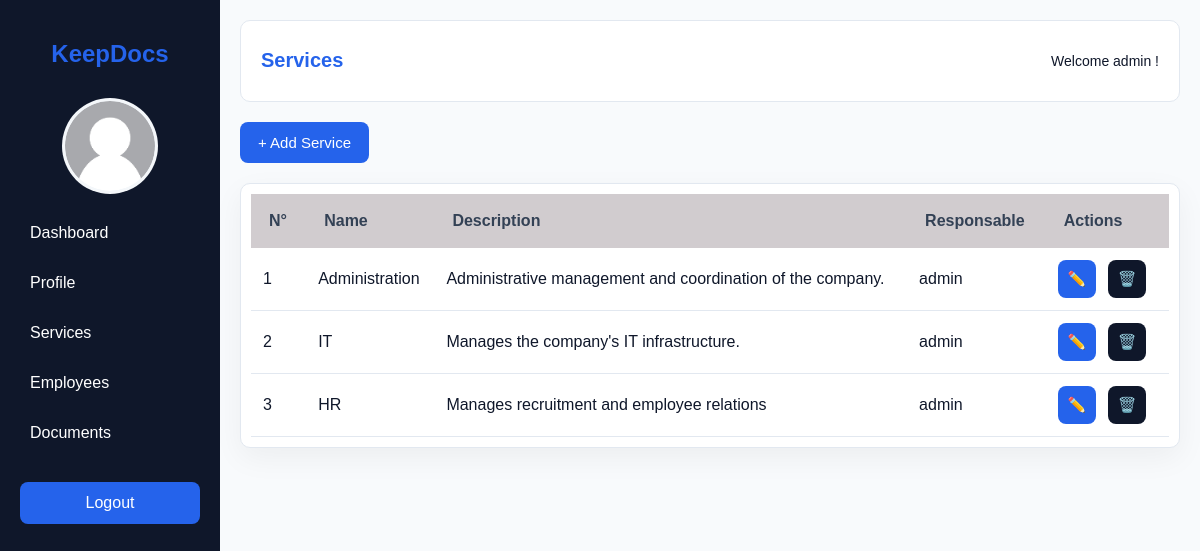
Screenshot of /admin/service.php (signed in) with the database file from the repository.
### tables this page shows
CREATE TABLE `service` (
  `id` int(11) NOT NULL,
  `name` varchar(100) NOT NULL,
  `description` text NOT NULL,
  `responsable` varchar(250) NOT NULL
);

### session.php (called while the page is built, shortened)
<?php
$Username = $_SESSION['userName'];
?>

### admin/service.php (the view, shortened to what this page needs)
<?php
require '../dbconnect.php';
require '../session.php';
$query = "SELECT * FROM service";
$result = mysqli_query($connection, $query);
$numServices = mysqli_num_rows($result);
$counter = 0;
?>
<!DOCTYPE html>
<html lang="fr">
<head>
    <link rel="stylesheet" href="admin.css">
</head>
<body class="admin-body">
   <?php include 'sidebar.php' ?>
    <main class="main-content">
        <header class="topbar">
            <h1>Services</h1>
            <div class="admin-info">
                <span>Welcome <?php echo $Username." !"; ?> </span>
            </div>
        </header>
    <div class="actions-bar">
        <a href="createService.php" class="add-service-btn">+ Add Service</a>
    </div>
<div class="table-container">
    <table class="services-table">
        <thead>
            <tr>
                <th>N°</th>
                <th>Name</th>
                <th>Description</th>
                <th>Responsable</th>
                <th>Actions</th>
            </tr>
        </thead>
        <tbody>
            <?php if ($result && $numServices > 0): ?>
                <?php  while ($service = mysqli_fetch_assoc($result)):?>
                <?php $counter++ ?>
                <tr>
                    <td><?php echo $counter;?></td>
                    <td><?php echo $service['name'];?> </td>
                    <td><?php echo $service['description'];?></td>
                    <td><?php echo $service['responsable'];?></td>
                    <td>
                        <form action="editService.php" method="post">
                            <button type="submit" class="btn btn-edit">✏️</button>
                        </form>
                            <form action="delete.php?type=service" method="post">
                            <button type="submit" class="btn btn-danger" onclick =" return confirm('do you want to delete ?')"> 🗑️</button>
                        </form>
                    </td>
                </tr>
            <?php endwhile; ?>
            <?php endif; ?>
        </tbody>
    </table>
</div>
</main>
</body>
</html>

### admin/admin.css (style rules this page uses)
.admin-body { margin:0; font-family:Arial, sans-serif; background:#f8fafc; color:#0f172a; overflow-x:hidden; }
.main-content { margin-left:220px; padding:20px; background:#f8fafc; min-height:100vh; box-sizing:border-box; }
.topbar { background:#ffffff; padding:15px 20px; border-radius:10px; display:flex; justify-content:space-between; align-items:center; margin-bottom:20px; border:1px solid #e2e8f0; }
.topbar h1 { font-size:20px; color:#2563eb; }
.admin-info { color:#0f172a; font-size:14px; }
.actions-bar { margin:20px 0; }
.add-service-btn { display:inline-block; background:#2563eb; color:white; padding:12px 18px; border-radius:8px; text-decoration:none; transition:0.3s; font-size:15px; }
.table-container { background:#ffffff; border:1px solid #e2e8f0; border-radius:10px; padding:10px; overflow-x:auto; box-shadow:0 10px 30px rgba(0,0,0,0.05); }
.services-table { width:100%; border-collapse:collapse; }
.services-table thead { background:#d1cccf; color:rgb(0, 0, 0); }
.services-table th { padding:18px; text-align:left; color:#334155; font-size:16px; white-space: nowrap; }
.services-table td { padding:12px; text-align:left; border-bottom:1px solid #e2e8f0; font-size: 16px; white-space: nowrap; }
.btn { display:flex; gap:10px; }
.btn { width:38px; height:38px; border-radius:12px; display:flex; justify-content:center; align-items:center; text-decoration:none; transition:0.3s; }
.btn { padding:8px 14px; border:none; border-radius:8px; font-size:15px; cursor:pointer; transition:0.3s; color:white; }
.btn-edit { background:#2563eb; }
.btn-danger { background:#0f172a; }
td form { display:inline-block; margin-right:8px; }

### rows the page displays
service: name "Administration", description "Administrative management and coordination of the company.", responsable "admin"
service: name "IT", description "Manages the company's IT infrastructure.", responsable "admin"
service: name "HR", description "Manages recruitment and employee relations", responsable "admin"

### other values shown
$Username "admin"
